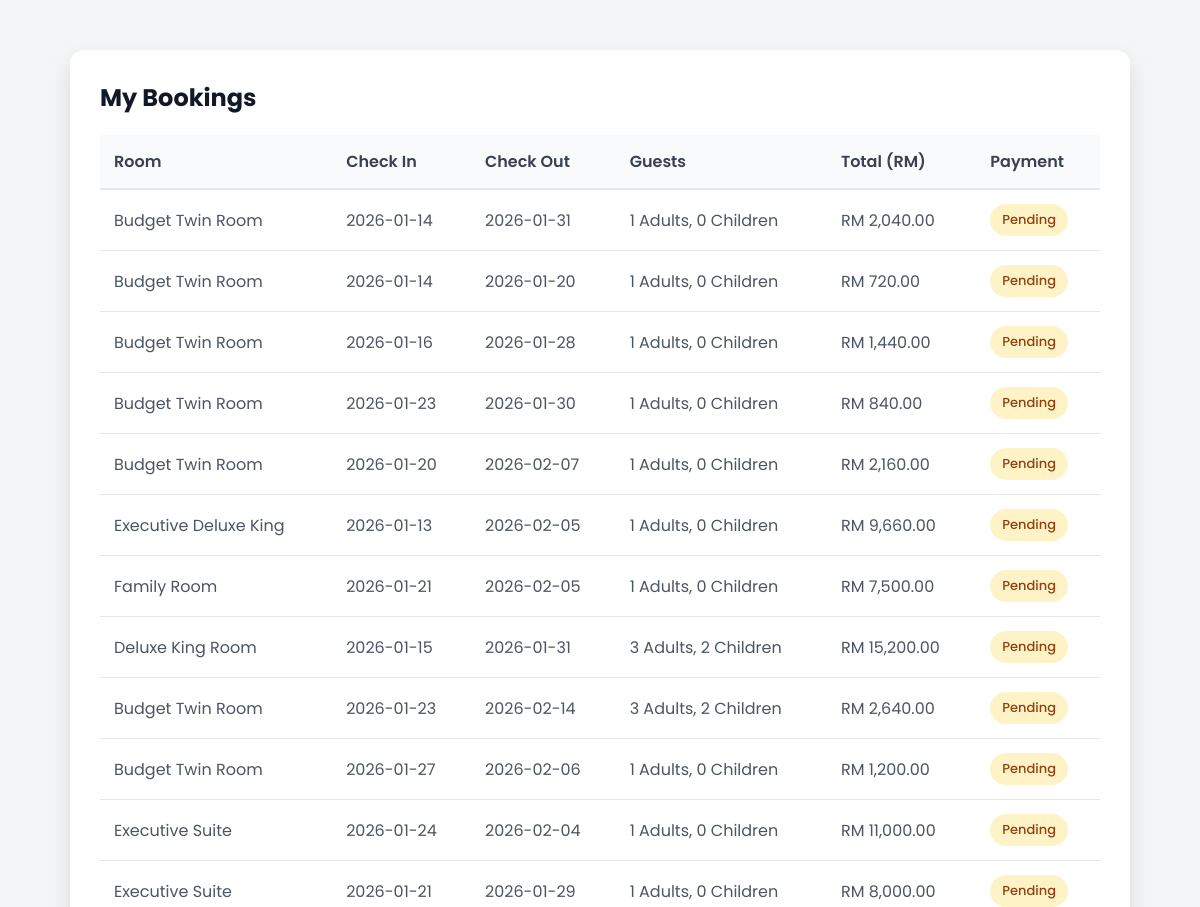
Before: /profile/booking_history.php (signed in, upper part) with the older database file.
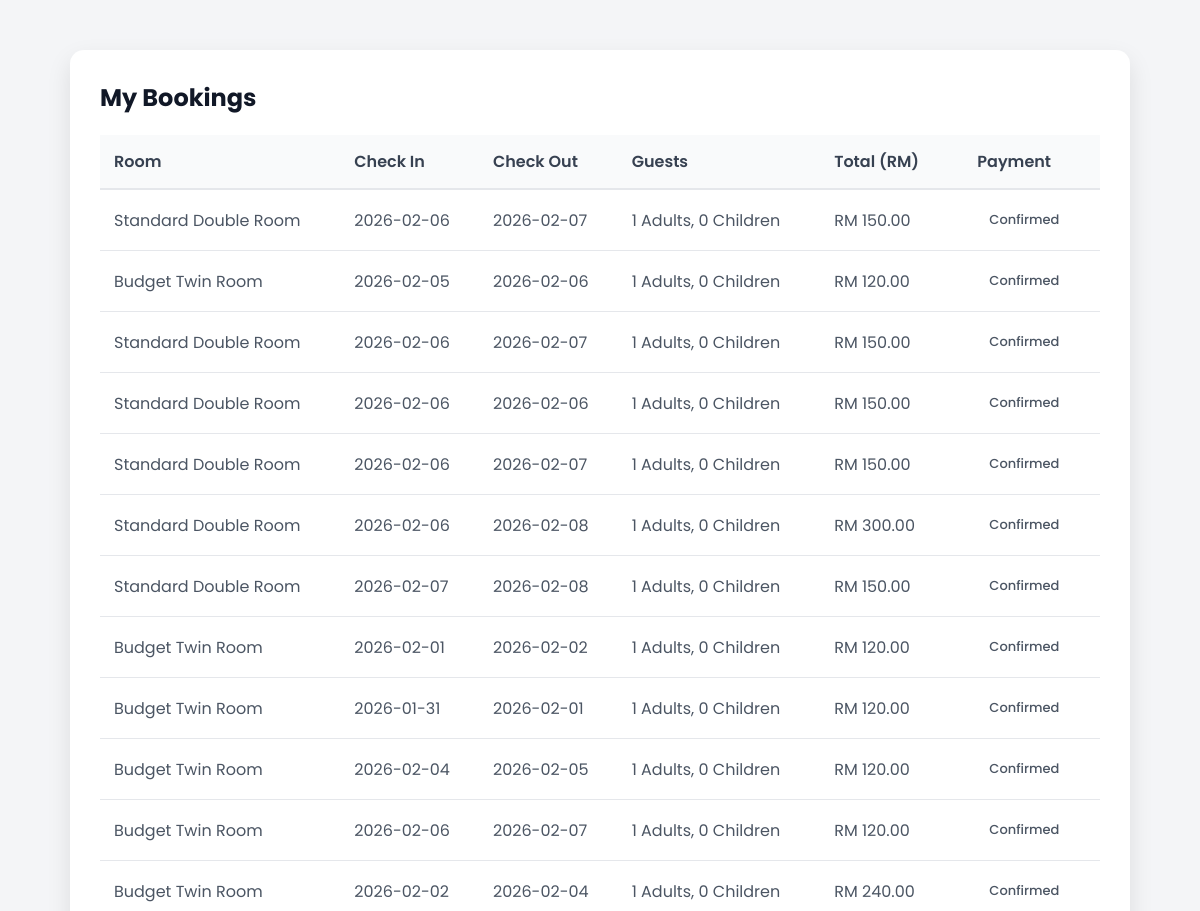
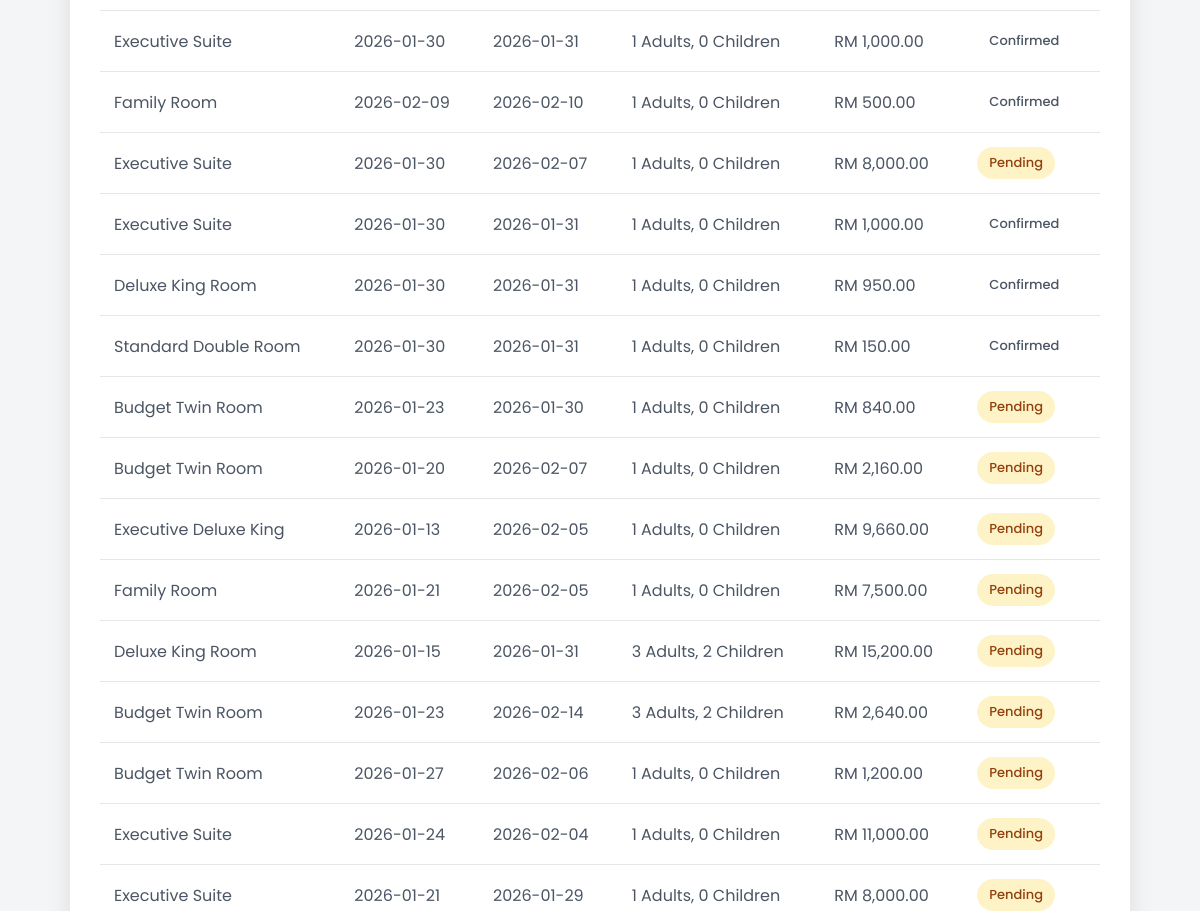
After: the same page with the newer database file (2 pictures, top to bottom).
### tables this page shows
CREATE TABLE `bookings` (
  `id` int(11) NOT NULL,
  `customer_username` varchar(100) NOT NULL,
  `room_name` varchar(100) NOT NULL,
  `room_price` decimal(10,2) NOT NULL,
  `checkin` date NOT NULL,
  `checkout` date NOT NULL,
  `adults` int(11) NOT NULL DEFAULT 1,
  `children` int(11) NOT NULL DEFAULT 0,
  `total_price` decimal(10,2) NOT NULL,
  `payment_status` varchar(20) DEFAULT 'Pending',
  `created_at` timestamp NOT NULL DEFAULT current_timestamp()
);

### profile/booking_history.php (the view, shortened to what this page needs)
<?php
include "../db_customer.php";
$customer_username = $_SESSION['customer_username'];
$sql = "SELECT * FROM bookings
        WHERE customer_username = ?
        ORDER BY created_at DESC";
$stmt = $conn->prepare($sql);
$stmt->bind_param("s", $customer_username);
$stmt->execute();
$result = $stmt->get_result();
?>
<!DOCTYPE html>
<html lang="en">
<head>
</head>
<body>
<div class="container">
    <h2>My Bookings</h2>
    <?php if ($result->num_rows > 0): ?>
    <table>
        <tr>
            <th>Room</th>
            <th>Check In</th>
            <th>Check Out</th>
            <th>Guests</th>
            <th>Total (RM)</th>
            <th>Payment</th>
        </tr>
        <?php while ($row = $result->fetch_assoc()): ?>
        <tr>
            <td><?= htmlspecialchars($row['room_name']); ?></td>
            <td><?= htmlspecialchars($row['checkin']); ?></td>
            <td><?= htmlspecialchars($row['checkout']); ?></td>
            <td>
                <?= $row['adults']; ?> Adults,
                <?= $row['children']; ?> Children
            </td>
            <td>RM <?= number_format($row['total_price'], 2); ?></td>
            <td>
                <span class="status <?= strtolower($row['payment_status']); ?>">
                    <?= ucfirst($row['payment_status']); ?>
                </span>
            </td>
        </tr>
        <?php endwhile; ?>
    </table>
    <?php else: ?>
        <div class="empty">You have no bookings yet.</div>
    <?php endif; ?>
</div>
</body>
</html>

### profile/booking_history.php (style rules this page uses)
body { font-family: 'Poppins', sans-serif; background: #f4f5f7; margin: 0; padding: 0; }
.container { max-width: 1000px; margin: 50px auto; background: #fff; padding: 30px; border-radius: 14px; box-shadow: 0 10px 25px rgba(0,0,0,0.1); }
h2 { margin-top: 0; margin-bottom: 20px; color: #111827; }
table { width: 100%; border-collapse: collapse; }
th, td { padding: 14px; text-align: left; }
th { background: #f9fafb; color: #374151; font-weight: 600; border-bottom: 2px solid #e5e7eb; }
td { border-bottom: 1px solid #e5e7eb; color: #4b5563; }
.status { padding: 6px 12px; border-radius: 20px; font-size: 13px; font-weight: 500; display: inline-block; }
.status.pending { background: #fef3c7; color: #92400e; }

Changed rows visible on the page:
removed bookings: room_name "Budget Twin Room", checkin "2026-01-14", checkout "2026-01-31", adults "1", children "0", total_price "2,040.00", payment_status "Pending"
removed bookings: room_name "Budget Twin Room", checkin "2026-01-14", checkout "2026-01-20", adults "1", children "0", total_price "720.00", payment_status "Pending"
removed bookings: room_name "Budget Twin Room", checkin "2026-01-16", checkout "2026-01-28", adults "1", children "0", total_price "1,440.00", payment_status "Pending"
added bookings: room_name "Standard Double Room", checkin "2026-02-06", checkout "2026-02-07", adults "1", children "0", total_price "150.00", payment_status "Confirmed"
added bookings: room_name "Budget Twin Room", checkin "2026-02-05", checkout "2026-02-06", adults "1", children "0", total_price "120.00", payment_status "Confirmed"
added bookings: room_name "Standard Double Room", checkin "2026-02-06", checkout "2026-02-07", adults "1", children "0", total_price "150.00", payment_status "Confirmed"
added bookings: room_name "Standard Double Room", checkin "2026-02-06", checkout "2026-02-06", adults "1", children "0", total_price "150.00", payment_status "Confirmed"
added bookings: room_name "Standard Double Room", checkin "2026-02-06", checkout "2026-02-07", adults "1", children "0", total_price "150.00", payment_status "Confirmed"
added bookings: room_name "Standard Double Room", checkin "2026-02-06", checkout "2026-02-08", adults "1", children "0", total_price "300.00", payment_status "Confirmed"
added bookings: room_name "Standard Double Room", checkin "2026-02-07", checkout "2026-02-08", adults "1", children "0", total_price "150.00", payment_status "Confirmed"
added bookings: room_name "Budget Twin Room", checkin "2026-02-01", checkout "2026-02-02", adults "1", children "0", total_price "120.00", payment_status "Confirmed"
added bookings: room_name "Budget Twin Room", checkin "2026-01-31", checkout "2026-02-01", adults "1", children "0", total_price "120.00", payment_status "Confirmed"
added bookings: room_name "Budget Twin Room", checkin "2026-02-04", checkout "2026-02-05", adults "1", children "0", total_price "120.00", payment_status "Confirmed"
added bookings: room_name "Budget Twin Room", checkin "2026-02-06", checkout "2026-02-07", adults "1", children "0", total_price "120.00", payment_status "Confirmed"
added bookings: room_name "Budget Twin Room", checkin "2026-02-02", checkout "2026-02-04", adults "1", children "0", total_price "240.00", payment_status "Confirmed"
added bookings: room_name "Executive Suite", checkin "2026-01-30", checkout "2026-01-31", adults "1", children "0", total_price "1,000.00", payment_status "Confirmed"
added bookings: room_name "Family Room", checkin "2026-02-09", checkout "2026-02-10", adults "1", children "0", total_price "500.00", payment_status "Confirmed"
added bookings: room_name "Executive Suite", checkin "2026-01-30", checkout "2026-02-07", adults "1", children "0", total_price "8,000.00", payment_status "Pending"
added bookings: room_name "Executive Suite", checkin "2026-01-30", checkout "2026-01-31", adults "1", children "0", total_price "1,000.00", payment_status "Confirmed"
added bookings: room_name "Deluxe King Room", checkin "2026-01-30", checkout "2026-01-31", adults "1", children "0", total_price "950.00", payment_status "Confirmed"
added bookings: room_name "Standard Double Room", checkin "2026-01-30", checkout "2026-01-31", adults "1", children "0", total_price "150.00", payment_status "Confirmed"
